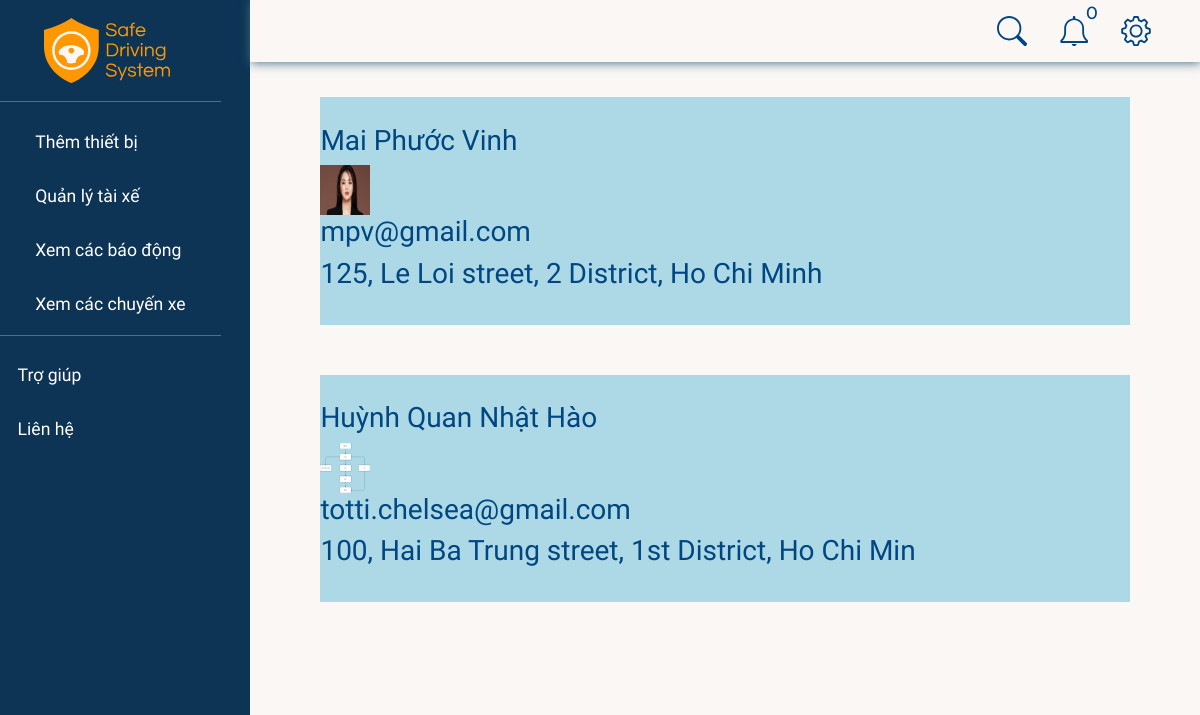
The app's page /driver/ (signed in) with its own data.
### accounts/models.py (models this page shows, shortened)
class Profile(models.Model):
    ROLES = (
        ("admin", "admin"),
        ("driver", "driver"),
    )
    user = models.OneToOneField(User, null=True, blank=True, on_delete=models.CASCADE)
    company = models.ForeignKey(Company, null=True, on_delete=models.CASCADE)
    name = models.CharField(max_length=50)
    phone = models.CharField(max_length=20, null=True, blank=True)
    address = models.CharField(max_length=50, null=True, blank=True)
    email = models.CharField(max_length=30, null=True, blank=True)
    role = models.CharField(max_length=20, choices=ROLES)
    dateCreated = models.DateTimeField(auto_now_add=True)
    profilePic = models.ImageField(default="huongtram.png", null=True, blank=True)

### accounts/views.py (the view)
# urls.py: path("driver/", views.driver, name="driver"),
@login_required(login_url="/")
def driver(request):
    company = request.user.profile.company
    profiles = Profile.objects.filter(company=company).filter(role="driver")
    lastestAlerts, unreadCounts = getNotifications(company)
    context = {'profiles': profiles, "notifications": lastestAlerts, "unreadNotis": unreadCounts}
    return render(request, "driver.html", context)

### accounts/views.py (called while the page is built)
def getNotifications(company):
    lastestAlerts = Alert.objects.filter(drive__device__car__company=company).order_by('-timeOccured')[:5]
    unreadCounts = 0
    for alert in lastestAlerts:
        unreadCounts = (unreadCounts + 1) if not alert.isRead else unreadCounts
    return lastestAlerts, unreadCounts

### accounts/templates/driver.html
{% extends 'base.html' %}
{% load static %}
{% block content %}
{% for profile in profiles %}
<div style="background: lightblue; margin-bottom: 50px;" class="driver-container">
    <br>
    <h3>{{ profile.name }}</h3>
    <img style="width: 50px; height: 50px;" src="{{ profile.profilePic.url }}" alt="">
    <h3>{{ profile.email }}</h3>
    <h3>{{ profile.address }}</h3>
    <br>
</div>
{% endfor %}
{% endblock content %}

### static/css/main.css (style rules this page uses)
:root { --bg-color: #FAF7F5; --navy: #004680; --dark-navy: #002A4D; --black-pearl: #001E37; --yellow: #FF9800; --selective-yellow: #FFB800; --amber: #FFBE0F; --vivid-orange: #EB5E0B; --green: #7BD96C; --red: #F15E5E; --cyan-blue: #649DCC; --font1: 'Montserrat', sans-serif; --font2: 'Questrial', sans-serif; --font3: 'Raleway', sans-serif; --video-ratio: calc(16 / 9); }
*, *::before, *::after { box-sizing: border-box; outline: none; }
body { margin: 0; padding: 0; background-color: var(--bg-color); font-family: var(--font2); font-size: 1.1rem; color: var(--navy); min-height: 100vh; }

### static/css/content.css (style rules this page uses)
.wrapper { display: flex; width: 100%; align-items: stretch; }

### records on screen
Profile: name "Mai Phước Vinh", profilePic (picture), email "mpv@gmail.com", address "125, Le Loi street, 2 District, Ho Chi Minh"
Profile: name "Huỳnh Quan Nhật Hào", profilePic (picture), email "totti.chelsea@gmail.com", address "100, Hai Ba Trung street, 1st District, Ho Chi Min"

### other values on screen
{{ unreadNotis }} "0"
